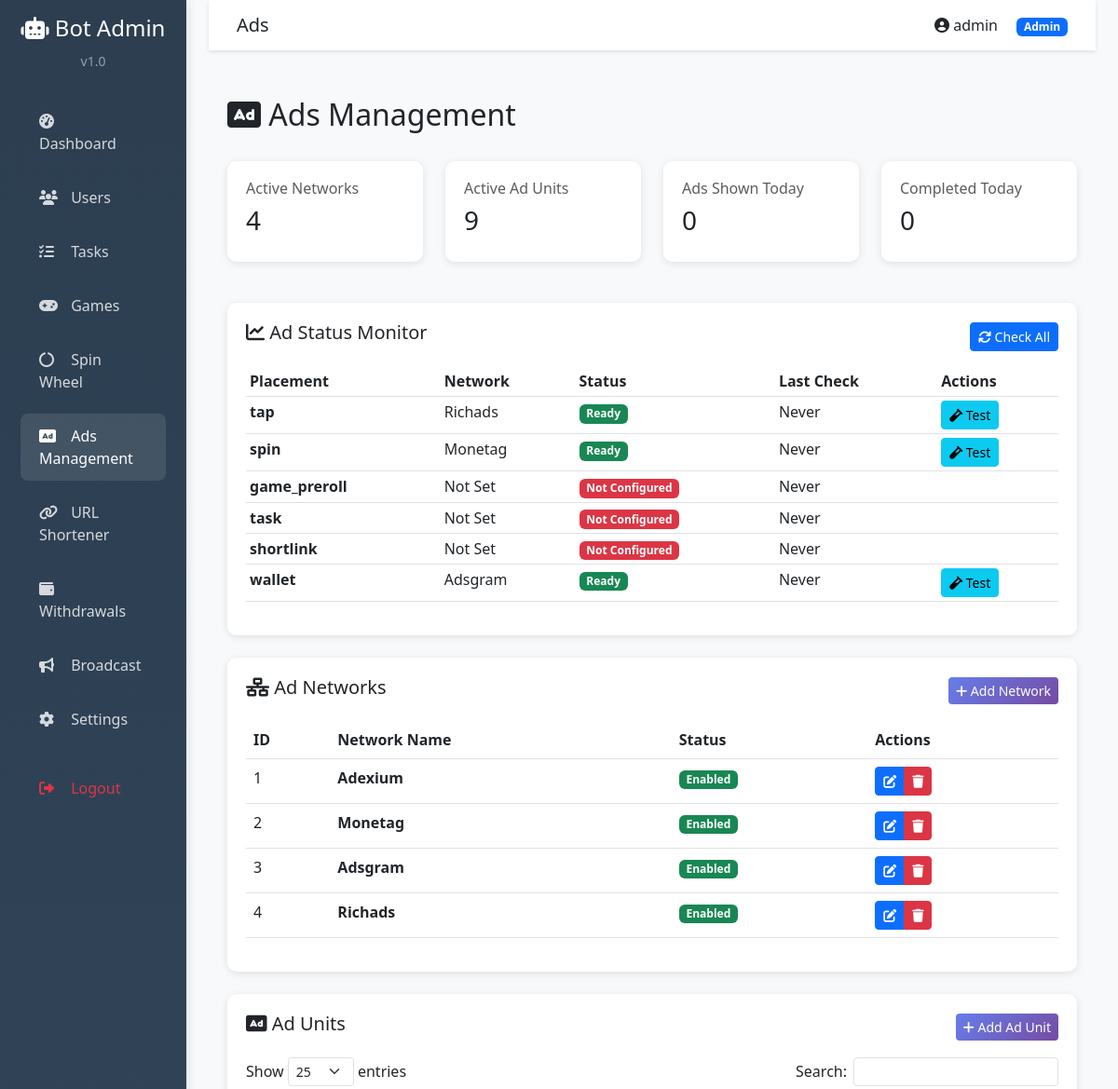
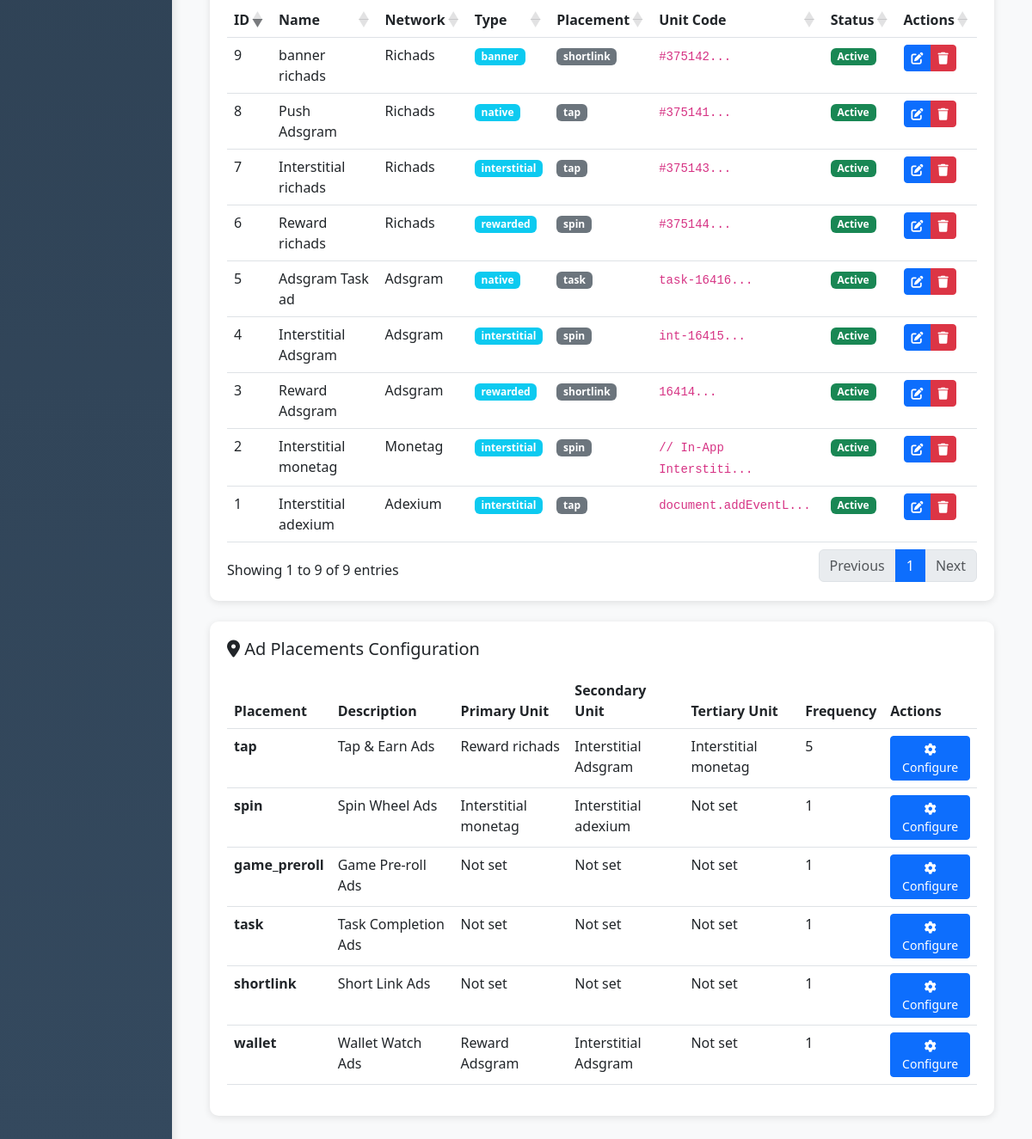
/admin/ads.php (signed in), run on the app's committed database (2 pictures, top to bottom).
### tables this page shows
CREATE TABLE `ad_placements` (
  `id` int(11) NOT NULL,
  `placement_key` varchar(100) NOT NULL,
  `description` varchar(255) DEFAULT NULL,
  `primary_ad_unit_id` int(11) DEFAULT NULL,
  `secondary_ad_unit_id` int(11) DEFAULT NULL,
  `tertiary_ad_unit_id` int(11) DEFAULT NULL,
  `frequency` int(11) DEFAULT 1
);

CREATE TABLE `ad_networks` (
  `id` int(11) NOT NULL,
  `name` varchar(100) NOT NULL,
  `is_enabled` tinyint(1) DEFAULT 1,
  `default_settings` text DEFAULT NULL,
  `created_at` timestamp NULL DEFAULT current_timestamp()
);

CREATE TABLE `ad_units` (
  `id` int(11) NOT NULL,
  `network_id` int(11) NOT NULL,
  `name` varchar(255) NOT NULL,
  `unit_code` varchar(500) NOT NULL,
  `unit_type` varchar(100) NOT NULL,
  `placement_key` varchar(100) DEFAULT NULL,
  `is_active` tinyint(1) DEFAULT 1,
  `created_at` timestamp NULL DEFAULT current_timestamp()
);

### admin/ads.php (the view, shortened to what this page needs)
<?php
require_once 'header.php';
$db = Database::getInstance()->getConnection();
$stmt = $db->query("SELECT * FROM ad_networks ORDER BY id ASC");
$adNetworks = $stmt->fetchAll();
$stmt = $db->query("SELECT au.*, an.name as network_name FROM ad_units au
                    LEFT JOIN ad_networks an ON au.network_id = an.id
                    ORDER BY au.id DESC");
$adUnits = $stmt->fetchAll();
$stmt = $db->query("SELECT ap.*,
                    au1.name as primary_unit_name,
                    au2.name as secondary_unit_name,
                    au3.name as tertiary_unit_name
                    FROM ad_placements ap
                    LEFT JOIN ad_units au1 ON ap.primary_ad_unit_id = au1.id
                    LEFT JOIN ad_units au2 ON ap.secondary_ad_unit_id = au2.id
                    LEFT JOIN ad_units au3 ON ap.tertiary_ad_unit_id = au3.id
                    ORDER BY ap.id ASC");
$adPlacements = $stmt->fetchAll();
$stmt = $db->query("SELECT COUNT(*) FROM ad_networks WHERE is_enabled = 1");
$activeNetworks = $stmt->fetchColumn();
$stmt = $db->query("SELECT COUNT(*) FROM ad_units WHERE is_active = 1");
$activeUnits = $stmt->fetchColumn();
$stmt = $db->query("SELECT COUNT(*) FROM ad_logs WHERE DATE(created_at) = CURDATE()");
$adsToday = $stmt->fetchColumn();
$stmt = $db->query("SELECT COUNT(*) FROM ad_logs WHERE event = 'complete' AND DATE(created_at) = CURDATE()");
$completedToday = $stmt->fetchColumn();
?>
<div class="page-header">
    <h2><i class="fas fa-ad"></i> Ads Management</h2>
</div>
<div class="row mb-4">
    <div class="col-md-3">
        <div class="stat-card">
            <h6 class="text-muted">Active Networks</h6>
            <h3><?php echo number_format($activeNetworks); ?></h3>
        </div>
    </div>
    <div class="col-md-3">
        <div class="stat-card">
            <h6 class="text-muted">Active Ad Units</h6>
            <h3><?php echo number_format($activeUnits); ?></h3>
        </div>
    </div>
    <div class="col-md-3">
        <div class="stat-card">
            <h6 class="text-muted">Ads Shown Today</h6>
            <h3><?php echo number_format($adsToday); ?></h3>
        </div>
    </div>
    <div class="col-md-3">
        <div class="stat-card">
            <h6 class="text-muted">Completed Today</h6>
            <h3><?php echo number_format($completedToday); ?></h3>
        </div>
    </div>
</div>
<div class="stat-card mb-4">
    <div class="d-flex justify-content-between align-items-center mb-3">
        <h5><i class="fas fa-chart-line"></i> Ad Status Monitor</h5>
        <button class="btn btn-sm btn-primary" onclick="checkAllAdStatus()">
            <i class="fas fa-sync"></i> Check All
        </button>
    </div>
    <div id="ad-status-container">
        <div class="table-responsive">
            <table class="table table-sm">
                <thead>
                    <tr>
                        <th>Placement</th>
                        <th>Network</th>
                        <th>Status</th>
                        <th>Last Check</th>
                        <th>Actions</th>
                    </tr>
                </thead>
                <tbody id="ad-status-body">
                    <?php foreach ($adPlacements as $placement): ?>
                        <?php
                        $primaryUnitId = $placement['primary_ad_unit_id'];
                        $status = 'Not Configured';
                        $networkName = 'Not Set';
                        $networkEnabled = false;
                        if ($primaryUnitId) {
                            foreach ($adUnits as $unit) {
                                if ($unit['id'] == $primaryUnitId) {
                                    $networkName = ucfirst($unit['network_name']);
                                    $unitActive = $unit['is_active'] == 1;
                                    foreach ($adNetworks as $network) {
                                        if ($network['id'] == $unit['network_id']) {
                                            $networkEnabled = $network['is_enabled'] == 1;
                                            break;
                                        }
                                    }
                                    if ($unitActive && $networkEnabled) {
                                        $status = 'Ready';
                                    } elseif (!$unitActive) {
                                        $status = 'Unit Inactive';
                                    } elseif (!$networkEnabled) {
                                        $status = 'Network Disabled';
                                    }
                                    break;
                                }
                            }
                        }
                        ?>
                        <tr data-placement="<?php echo $placement['placement_key']; ?>">
                            <td><strong><?php echo htmlspecialchars($placement['placement_key']); ?></strong></td>
                            <td><?php echo htmlspecialchars($networkName); ?></td>
                            <td>
                                <span class="status-badge" data-status="<?php echo strtolower($status); ?>">
                                    <?php if ($status === 'Ready'): ?>
                                        <span class="badge bg-success">Ready</span>
                                    <?php elseif ($status === 'Unit Inactive'): ?>
                                        <span class="badge bg-warning">Unit Inactive</span>
                                    <?php elseif ($status === 'Network Disabled'): ?>
                                        <span class="badge bg-warning">Network Disabled</span>
                                    <?php else: ?>
                                        <span class="badge bg-danger">Not Configured</span>
                                    <?php endif; ?>
                                </span>
                            </td>
                            <td class="last-check-time">Never</td>
                            <td>
                                <?php if ($primaryUnitId): ?>
                                    <button class="btn btn-sm btn-info" onclick="testAdUnit(<?php echo $primaryUnitId; ?>, '<?php echo $placement['placement_key']; ?>')">
                                        <i class="fas fa-vial"></i> Test
                                    </button>
                                <?php endif; ?>
                            </td>
                        </tr>
                    <?php endforeach; ?>
                </tbody>
            </table>
        </div>
    </div>
</div>
<div class="stat-card mb-4">
    <div class="d-flex justify-content-between align-items-center mb-3">
        <h5><i class="fas fa-network-wired"></i> Ad Networks</h5>
        <button class="btn btn-sm btn-gradient" data-bs-toggle="modal" data-bs-target="#addNetworkModal">
            <i class="fas fa-plus"></i> Add Network
        </button>
    </div>
    <div class="table-responsive">
        <table class="table table-hover">
            <thead>
                <tr>
                    <th>ID</th>
                    <th>Network Name</th>
                    <th>Status</th>
                    <th>Actions</th>
                </tr>
            </thead>
            <tbody>
                <?php foreach ($adNetworks as $network): ?>
                <tr>
                    <td><?php echo $network['id']; ?></td>
                    <td><strong><?php echo htmlspecialchars(ucfirst($network['name'])); ?></strong></td>
                    <td>
                        <?php echo $network['is_enabled'] ? '<span class="badge bg-success">Enabled</span>' : '<span class="badge bg-secondary">Disabled</span>'; ?>
                    </td>
                    <td>
                        <div class="btn-group">
                            <button class="btn btn-sm btn-primary" onclick='editNetwork(<?php echo json_encode($network); ?>)'>
                                <i class="fas fa-edit"></i>
                            </button>
                            <button class="btn btn-sm btn-danger" onclick="deleteNetwork(<?php echo $network['id']; ?>)">
                                <i class="fas fa-trash"></i>
                            </button>
                        </div>
                    </td>
                </tr>
                <?php endforeach; ?>
            </tbody>
        </table>
    </div>
</div>
<div class="stat-card mb-4">
    <div class="d-flex justify-content-between align-items-center mb-3">
        <h5><i class="fas fa-rectangle-ad"></i> Ad Units</h5>
        <button class="btn btn-sm btn-gradient" data-bs-toggle="modal" data-bs-target="#addUnitModal">
            <i class="fas fa-plus"></i> Add Ad Unit
        </button>
    </div>
    <div class="table-responsive">
        <table class="table table-hover data-table">
            <thead>
                <tr>
                    <th>ID</th>
                    <th>Name</th>
                    <th>Network</th>
                    <th>Type</th>
                    <th>Placement</th>
                    <th>Unit Code</th>
                    <th>Status</th>
                    <th>Actions</th>
                </tr>
            </thead>
            <tbody>
                <?php foreach ($adUnits as $unit): ?>
                <tr>
                    <td><?php echo $unit['id']; ?></td>
                    <td><?php echo htmlspecialchars($unit['name']); ?></td>
                    <td><?php echo htmlspecialchars(ucfirst($unit['network_name'])); ?></td>
                    <td><span class="badge bg-info"><?php echo htmlspecialchars($unit['unit_type']); ?></span></td>
                    <td><span class="badge bg-secondary"><?php echo htmlspecialchars($unit['placement_key']); ?></span></td>
                    <td><code><?php echo htmlspecialchars(substr($unit['unit_code'], 0, 20)); ?>...</code></td>
                    <td>
                        <?php echo $unit['is_active'] ? '<span class="badge bg-success">Active</span>' : '<span class="badge bg-danger">Inactive</span>'; ?>
                    </td>
                    <td>
                        <div class="btn-group">
                            <button class="btn btn-sm btn-primary" onclick='editUnit(<?php echo json_encode($unit); ?>)'>
                                <i class="fas fa-edit"></i>
                            </button>
                            <button class="btn btn-sm btn-danger" onclick="deleteUnit(<?php echo $unit['id']; ?>)">
                                <i class="fas fa-trash"></i>
                            </button>
                        </div>
                    </td>
                </tr>
                <?php endforeach; ?>
            </tbody>
        </table>
    </div>
</div>
<div class="stat-card">
    <h5 class="mb-3"><i class="fas fa-map-marker-alt"></i> Ad Placements Configuration</h5>
    <div class="table-responsive">
        <table class="table table-hover">
            <thead>
                <tr>
                    <th>Placement</th>
                    <th>Description</th>
                    <th>Primary Unit</th>
                    <th>Secondary Unit</th>
                    <th>Tertiary Unit</th>
                    <th>Frequency</th>
                    <th>Actions</th>
                </tr>
            </thead>
            <tbody>
                <?php foreach ($adPlacements as $placement): ?>
                <tr>
                    <td><strong><?php echo htmlspecialchars($placement['placement_key']); ?></strong></td>
                    <td><?php echo htmlspecialchars($placement['description']); ?></td>
                    <td><?php echo htmlspecialchars($placement['primary_unit_name'] ?: 'Not set'); ?></td>
                    <td><?php echo htmlspecialchars($placement['secondary_unit_name'] ?: 'Not set'); ?></td>
                    <td><?php echo htmlspecialchars($placement['tertiary_unit_name'] ?: 'Not set'); ?></td>
                    <td><?php echo $placement['frequency']; ?></td>
                    <td>
                        <button class="btn btn-sm btn-primary" onclick='editPlacement(<?php echo json_encode($placement); ?>)'>
                            <i class="fas fa-cog"></i> Configure
                        </button>
                    </td>
                </tr>
                <?php endforeach; ?>
            </tbody>
        </table>
    </div>
</div>
<?php require_once 'footer.php'; ?>

### data on the page
ad_placements: placement_key "tap", shows "Ready", description "Tap & Earn Ads", primary_ad_unit.name "Reward richads", secondary_ad_unit.name "Interstitial Adsgram", tertiary_ad_unit.name "Interstitial monetag", frequency "5"
ad_networks: name "Richads", id "4", is_enabled "Enabled"
ad_placements: placement_key "spin", shows "Ready", description "Spin Wheel Ads", primary_ad_unit.name "Interstitial monetag", secondary_ad_unit.name "Interstitial adexium", tertiary_unit_name "Not set", frequency "1"
ad_networks: name "Monetag", id "2", is_enabled "Enabled"
ad_placements: placement_key "game_preroll", networkName "Not Set", shows "Not Configured", description "Game Pre-roll Ads", primary_unit_name "Not set", secondary_unit_name "Not set", tertiary_unit_name "Not set", frequency "1"
ad_placements: placement_key "task", networkName "Not Set", shows "Not Configured", description "Task Completion Ads", primary_unit_name "Not set", secondary_unit_name "Not set", tertiary_unit_name "Not set", frequency "1"
ad_placements: placement_key "shortlink", networkName "Not Set", shows "Not Configured", description "Short Link Ads", primary_unit_name "Not set", secondary_unit_name "Not set", tertiary_unit_name "Not set", frequency "1"
ad_placements: placement_key "wallet", shows "Ready", description "Wallet Watch Ads", primary_ad_unit.name "Reward Adsgram", secondary_ad_unit.name "Interstitial Adsgram", tertiary_unit_name "Not set", frequency "1"
ad_networks: name "Adsgram", id "3", is_enabled "Enabled"
ad_networks: id "1", name "Adexium", is_enabled "Enabled"
ad_units: id "9", name "banner richads", network.name "Richads", unit_type "banner", placement_key "shortlink", unit_code "#375142", is_active "Active"
ad_units: id "8", name "Push Adsgram", network.name "Richads", unit_type "native", placement_key "tap", unit_code "#375141", is_active "Active"
ad_units: id "7", name "Interstitial richads", network.name "Richads", unit_type "interstitial", placement_key "tap", unit_code "#375143", is_active "Active"
ad_units: id "6", name "Reward richads", network.name "Richads", unit_type "rewarded", placement_key "spin", unit_code "#375144", is_active "Active"
ad_units: id "5", name "Adsgram Task ad", network.name "Adsgram", unit_type "native", placement_key "task", unit_code "task-16416", is_active "Active"
ad_units: id "4", name "Interstitial Adsgram", network.name "Adsgram", unit_type "interstitial", placement_key "spin", unit_code "int-16415", is_active "Active"
ad_units: id "3", name "Reward Adsgram", network.name "Adsgram", unit_type "rewarded", placement_key "shortlink", unit_code "16414", is_active "Active"
ad_units: id "2", name "Interstitial monetag", network.name "Monetag", unit_type "interstitial", placement_key "spin", unit_code "// In-App Interstiti", is_active "Active"
ad_units: id "1", name "Interstitial adexium", network.name "Adexium", unit_type "interstitial", placement_key "tap", unit_code "document.addEventL", is_active "Active"

### other printed values
$currentPage "Ads"
$_SESSION['admin_username'] "admin"
$_SESSION['admin_role'] "Admin"
$activeNetworks "4"
$activeUnits "9"
$adsToday "0"
$completedToday "0"
